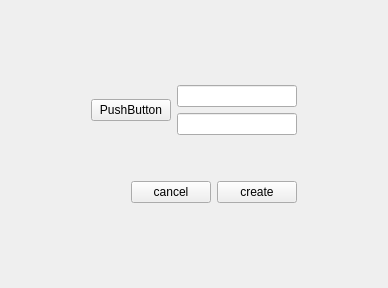
<?xml version="1.0" encoding="UTF-8"?>
<ui version="4.0">
 <class>CreateGroup</class>
 <widget class="QWidget" name="CreateGroup">
  <property name="geometry">
   <rect>
    <x>0</x>
    <y>0</y>
    <width>388</width>
    <height>288</height>
   </rect>
  </property>
  <property name="windowTitle">
   <string>Form</string>
  </property>
  <layout class="QVBoxLayout" name="verticalLayout_3">
   <item>
    <spacer name="verticalSpacer_2">
     <property name="orientation">
      <enum>Qt::Vertical</enum>
     </property>
     <property name="sizeHint" stdset="0">
      <size>
       <width>20</width>
       <height>52</height>
      </size>
     </property>
    </spacer>
   </item>
   <item>
    <layout class="QHBoxLayout" name="horizontalLayout_3">
     <item>
      <spacer name="horizontalSpacer_2">
       <property name="orientation">
        <enum>Qt::Horizontal</enum>
       </property>
       <property name="sizeHint" stdset="0">
        <size>
         <width>40</width>
         <height>20</height>
        </size>
       </property>
      </spacer>
     </item>
     <item>
      <layout class="QVBoxLayout" name="verticalLayout_2">
       <item>
        <layout class="QHBoxLayout" name="horizontalLayout">
         <item>
          <widget class="QPushButton" name="group_avatar">
           <property name="text">
            <string>PushButton</string>
           </property>
          </widget>
         </item>
         <item>
          <layout class="QVBoxLayout" name="verticalLayout">
           <item>
            <widget class="QLineEdit" name="group_name"/>
           </item>
           <item>
            <widget class="QLineEdit" name="group_description"/>
           </item>
          </layout>
         </item>
        </layout>
       </item>
       <item>
        <spacer name="verticalSpacer">
         <property name="orientation">
          <enum>Qt::Vertical</enum>
         </property>
         <property name="sizeHint" stdset="0">
          <size>
           <width>20</width>
           <height>40</height>
          </size>
         </property>
        </spacer>
       </item>
       <item>
        <layout class="QHBoxLayout" name="horizontalLayout_2">
         <item>
          <spacer name="horizontalSpacer">
           <property name="orientation">
            <enum>Qt::Horizontal</enum>
           </property>
           <property name="sizeHint" stdset="0">
            <size>
             <width>40</width>
             <height>20</height>
            </size>
           </property>
          </spacer>
         </item>
         <item>
          <widget class="QPushButton" name="close_group">
           <property name="text">
            <string>cancel</string>
           </property>
          </widget>
         </item>
         <item>
          <widget class="QPushButton" name="pushButton_3">
           <property name="text">
            <string>create</string>
           </property>
          </widget>
         </item>
        </layout>
       </item>
      </layout>
     </item>
     <item>
      <spacer name="horizontalSpacer_3">
       <property name="orientation">
        <enum>Qt::Horizontal</enum>
       </property>
       <property name="sizeHint" stdset="0">
        <size>
         <width>40</width>
         <height>20</height>
        </size>
       </property>
      </spacer>
     </item>
    </layout>
   </item>
   <item>
    <spacer name="verticalSpacer_3">
     <property name="orientation">
      <enum>Qt::Vertical</enum>
     </property>
     <property name="sizeHint" stdset="0">
      <size>
       <width>20</width>
       <height>51</height>
      </size>
     </property>
    </spacer>
   </item>
  </layout>
 </widget>
 <resources/>
 <connections/>
</ui>
